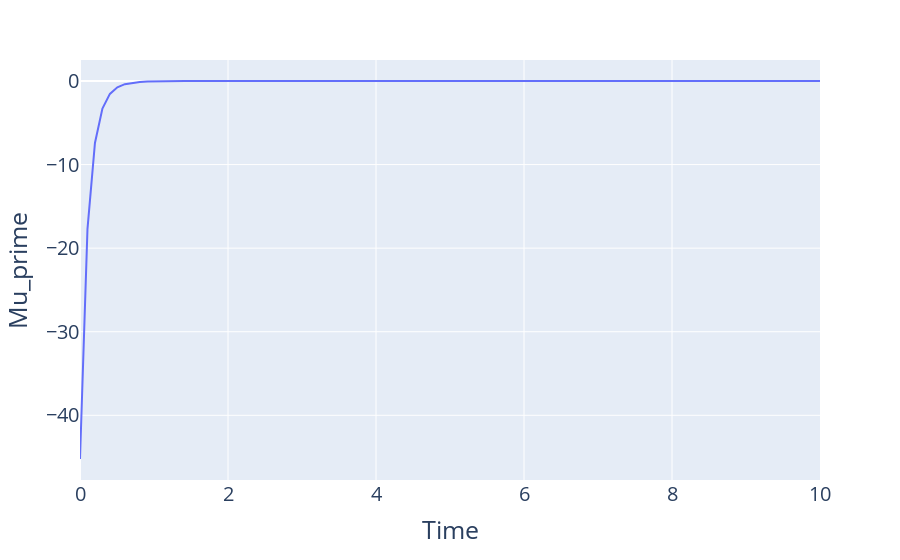

Source (notebook cell):
### Code cell
df2 = pd.DataFrame({'Time': t_range_large, 'Mu_prime': mu_prime_range1})
fig2 = px.line(df2, x='Time', y='Mu_prime')
fig2.update_layout(
    xaxis=dict(
        title_font=dict(size=25),
        tickfont=dict(size=20),
    ),
    yaxis=dict(
        title_font=dict(size=25),
        tickfont=dict(size=20),
    )
)

fig2.show()
